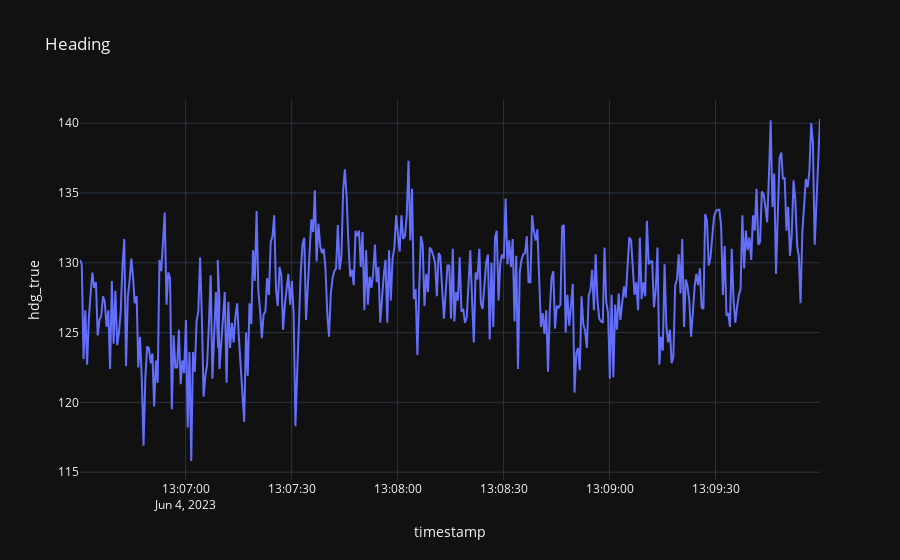

Notebook cell for this chart:
### Code cell
fig = px.line(df_time, x='timestamp', y='hdg_true', template='plotly_dark', title='Heading')
fig.show()

### Figure 1 — Plotly figure (JSON) as saved in the notebook; plotly's stock layout.template omitted (floating-point values rounded to 4 significant figures; data arrays with more than 128 entries replaced by an {"elided": "..."} marker saying what was removed)
{"data": [{"hovertemplate": "timestamp=%{x}<br>hdg_true=%{y}<extra></extra>", "legendgroup": "", "line": {"color": "#636efa", "dash": "solid"}, "marker": {"symbol": "circle"}, "mode": "lines", "name": "", "orientation": "v", "showlegend": false, "type": "scatter", "x": {"elided": "420 str values"}, "xaxis": "x", "y": {"elided": "420 float values"}, "yaxis": "y"}], "layout": {"legend": {"tracegroupgap": 0}, "title": {"text": "Heading"}, "xaxis": {"anchor": "y", "domain": [0, 1], "title": {"text": "timestamp"}}, "yaxis": {"anchor": "x", "domain": [0, 1], "title": {"text": "hdg_true"}}}}
